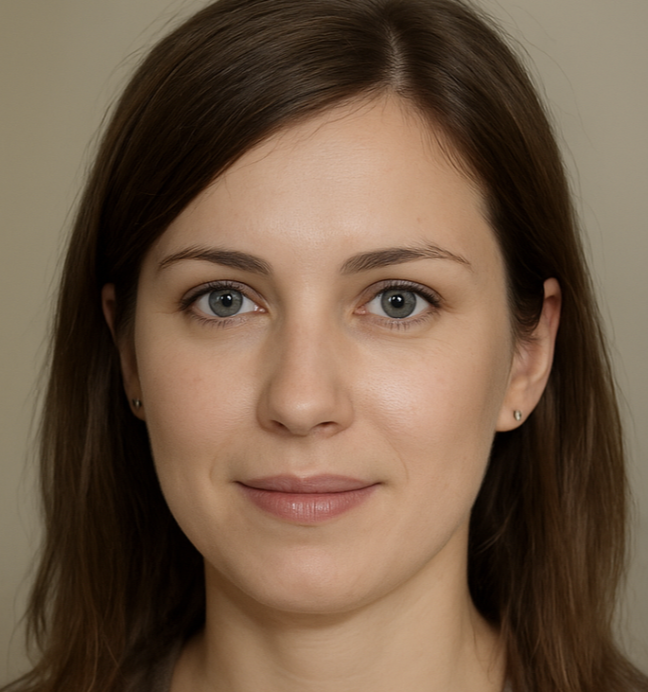
#> input picture detection_model/samples/Fake.png, 648 x 692 px
$ python face_crop.py ../samples/Fake.png out.png
#> lines starting #> are read from the running program, lines starting #| are printed output that depends on the picture
"""
Step 2: Face detection and cropping (OpenCV Haar cascade).
Single image: python preprocessing/face_crop.py photo.png
Whole folder: python preprocessing/face_crop.py input_dir output_dir
"""
import os
import sys
import cv2
import numpy as np
from PIL import Image

_CASCADE = cv2.CascadeClassifier(
    cv2.data.haarcascades + "haarcascade_frontalface_default.xml")


def crop_face(image, margin=0.2, size=224):
    """image: file path or PIL image. Returns a cropped size x size PIL RGB face,
    or None if no face is found."""
#> called with image = '../samples/Fake.png', margin = 0.2, size = 224
    if isinstance(image, str):
        image = Image.open(image)
#> image is the input picture: PIL image 648x692 RGBA; mean R, G, B, A 112.9, 90, 70.2, 255
    rgb = np.array(image.convert("RGB"))
    gray = cv2.cvtColor(rgb, cv2.COLOR_RGB2GRAY)
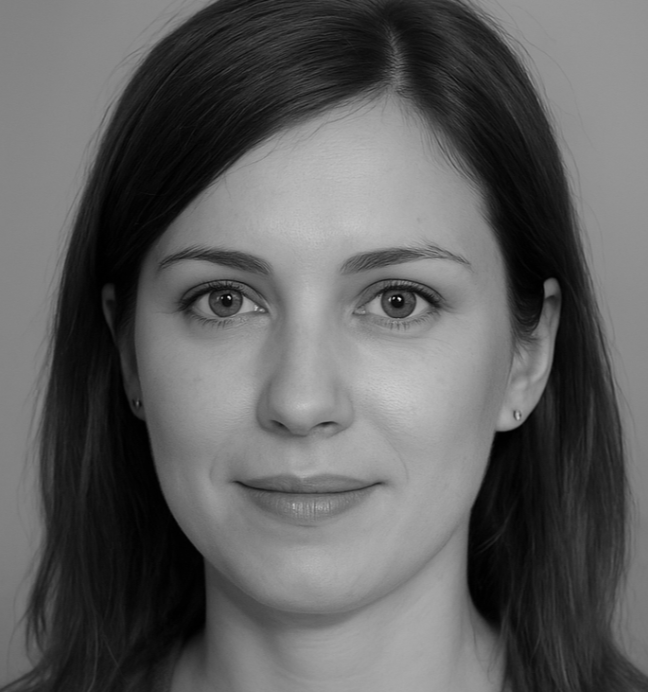
#> gray: shape (692, 648); min 0, max 238, mean 94.6

    faces = _CASCADE.detectMultiScale(gray, scaleFactor=1.1,
                                      minNeighbors=5, minSize=(60, 60))
#> faces = [[94, 135, 441, 441]]
    if len(faces) == 0:
        return None

    x, y, w, h = max(faces, key=lambda f: f[2] * f[3])   # largest face
#> x = 94; y = 135; w = 441; h = 441
    m = int(margin * max(w, h))
#> m = 88
    H, W = rgb.shape[:2]
#> H = 692; W = 648
    crop = rgb[max(0, y - m):min(H, y + h + m), max(0, x - m):min(W, x + w + m)]
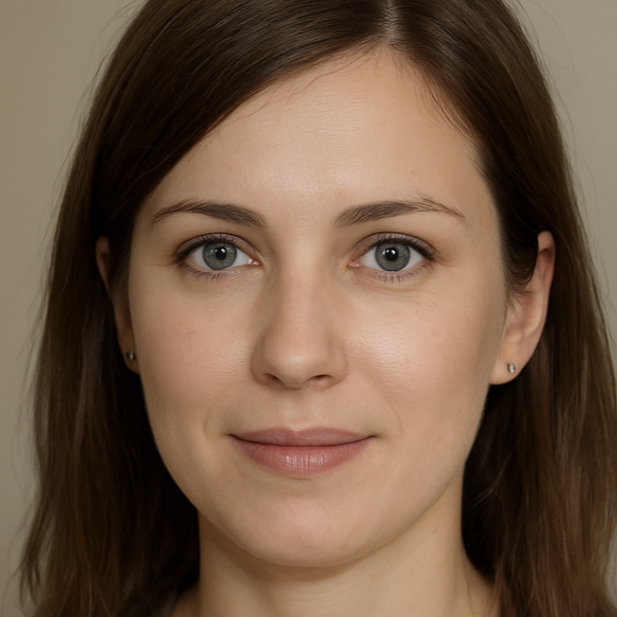
#> crop: shape (617, 617, 3); mean R, G, B 112.4, 88.1, 68.3
    return Image.fromarray(crop).resize((size, size))


if __name__ == "__main__":
    src = sys.argv[1]
    if os.path.isfile(src):
        face = crop_face(src)
        if face is None:
            print("No face found")
        else:
            out = "cropped_" + os.path.basename(src)
            face.save(out)
            print("Saved", out)
    else:
        dst = sys.argv[2]
        os.makedirs(dst, exist_ok=True)
        for name in os.listdir(src):
            if name.lower().endswith((".png", ".jpg", ".jpeg")):
                face = crop_face(os.path.join(src, name))
                if face is None:
                    print(f"[skip] no face: {name}")
                else:
                    face.save(os.path.join(dst, name))
        print("Done")
